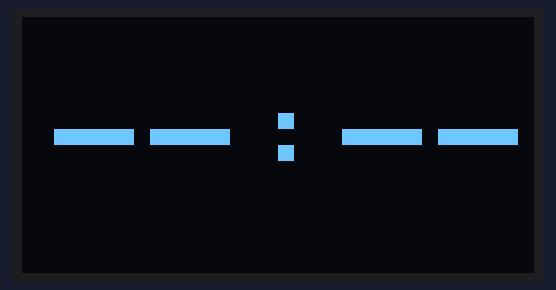
A sketch run on a simulated ESP32. On the bench: 128×64 one-colour display. WiFi joins after 1.5 s; servers stay silent unless stated; the local clock reads 2024-03-15 10:24:30 at power-on unless the sketch sets it; what the sketch prints to the serial monitor is not drawn.

Above: at 0.1 s.
At 1.8 s:
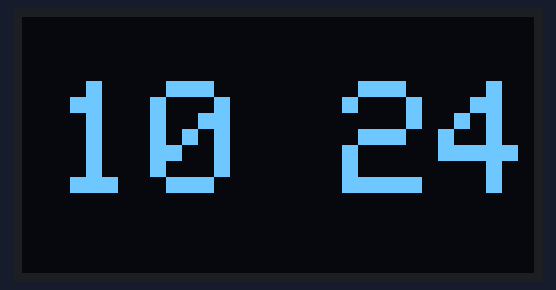
At 20.1 s:
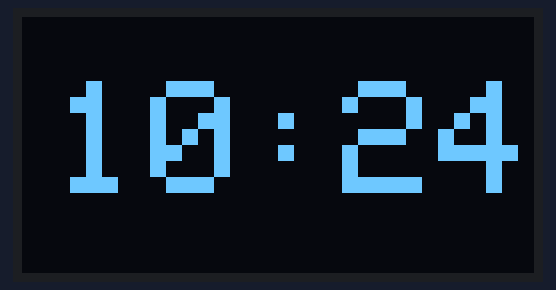
At 39.1 s:
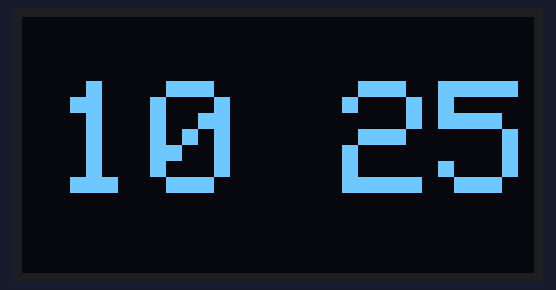
At 64.1 s:
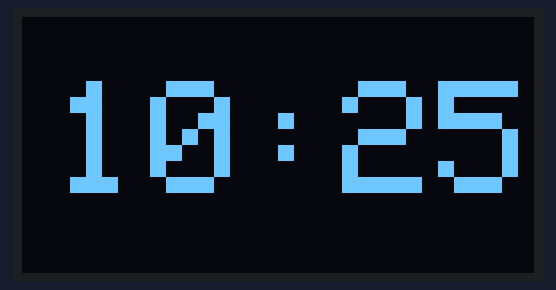
At 127.1 s:
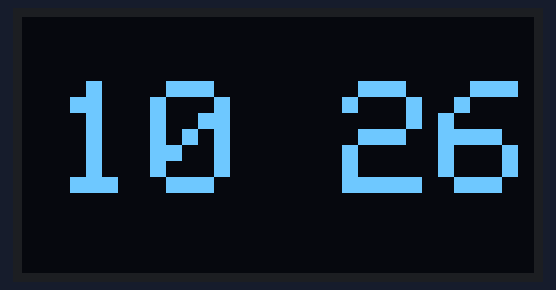

The sketch:

Clock.ino
```cpp
/*
  ESP32 OLED Digital Clock — Minimal стиль
  Мигающее двоеточие
  Если нет времени → --:--

  Подключение:
    OLED  VCC→3.3V  GND→GND  SDA→21  SCL→22
*/

#include <WiFi.h>
#include <time.h>
#include <Wire.h>
#include <Adafruit_GFX.h>
#include <Adafruit_SSD1306.h>

// ===================== НАСТРОЙКИ WI-FI =====================
const char* WIFI_SSID     = "ВАШ_SSID";        // <-- сюда SSID
const char* WIFI_PASSWORD = "ВАШ_ПАРОЛЬ";      // <-- сюда пароль
// ===========================================================

// NTP (Россия)
const char* ntpServer1 = "0.ru.pool.ntp.org";
const char* ntpServer2 = "1.ru.pool.ntp.org";
const char* ntpServer3 = "ntp1.vniiftri.ru";

// Часовой пояс: Москва UTC+3
const long  gmtOffset_sec = 3 * 3600;
const int   daylightOffset_sec = 0;

#define SCREEN_WIDTH  128
#define SCREEN_HEIGHT 64
#define OLED_RESET    -1
#define SCREEN_ADDRESS 0x3C

Adafruit_SSD1306 display(SCREEN_WIDTH, SCREEN_HEIGHT, &Wire, OLED_RESET);

bool timeSynced = false;
unsigned long lastNtpTry = 0;

void setup() {
  Serial.begin(115200);

  Wire.begin(21, 22);
  if (!display.begin(SSD1306_SWITCHCAPVCC, SCREEN_ADDRESS)) {
    Serial.println(F("OLED не найден"));
    while (true) delay(1000);
  }

  showDashes();

  WiFi.mode(WIFI_STA);
  WiFi.begin(WIFI_SSID, WIFI_PASSWORD);

  int attempts = 0;
  while (WiFi.status() != WL_CONNECTED && attempts < 40) {
    delay(500);
    attempts++;
  }

  if (WiFi.status() == WL_CONNECTED) {
    Serial.println(F("WiFi OK"));
    configTime(gmtOffset_sec, daylightOffset_sec, ntpServer1, ntpServer2, ntpServer3);

    struct tm timeinfo;
    int wait = 0;
    while (!getLocalTime(&timeinfo) && wait < 15) {
      delay(500);
      wait++;
    }
    timeSynced = getLocalTime(&timeinfo);
  } else {
    Serial.println(F("WiFi FAIL — показываем --:--"));
  }
}

void loop() {
  if (!timeSynced && millis() - lastNtpTry > 15000) {
    lastNtpTry = millis();
    if (WiFi.status() == WL_CONNECTED) {
      struct tm ti;
      timeSynced = getLocalTime(&ti);
    }
  }

  struct tm timeinfo;
  if (getLocalTime(&timeinfo)) {
    timeSynced = true;

    char tH[3], tM[3];
    strftime(tH, sizeof(tH), "%H", &timeinfo);
    strftime(tM, sizeof(tM), "%M", &timeinfo);

    // Мигание двоеточия раз в секунду
    bool colonOn = (timeinfo.tm_sec % 2 == 0);

    display.clearDisplay();
    display.setTextColor(SSD1306_WHITE);
    display.setTextSize(4);
    display.setCursor(8, 16);
    display.print(tH);
    display.print(colonOn ? ":" : " ");
    display.print(tM);
    display.display();
  } else {
    showDashes();
  }

  delay(200);
}

void showDashes() {
  display.clearDisplay();
  display.setTextColor(SSD1306_WHITE);
  display.setTextSize(4);
  display.setCursor(8, 16);
  display.print("--:--");
  display.display();
}
```

Measured:
- what the display in image 1 shows lasts 0.4 s, from 1.6 s to 2.0 s
- what the display in image 2 shows lasts 1.1 s, from 20.1 s to 21.2 s
